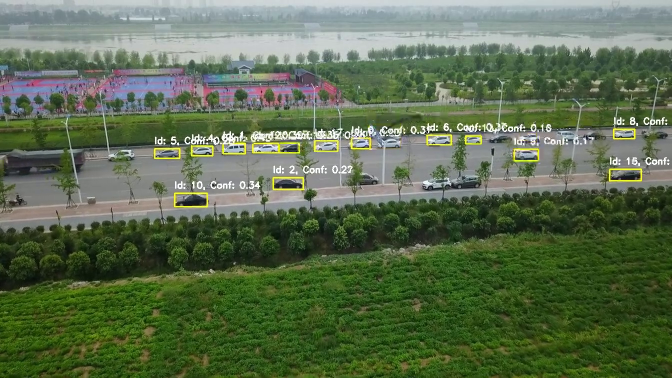
#> input picture frame 14 of uav0000003_00000_s_1.mp4, 1344 x 756 px, given in place of road2.mp4, which was not available (shown at 1/2 size)
$ python optical_flow.py
#> lines starting #> are read from the running program, lines starting #| are printed output that depends on the picture; pictures that were not available may be replaced by others from this repository, and a replacement may not be noted
import numpy as np
import cv2 as cv
import matplotlib.pyplot as plt
import os

def get_number_from_filename(filename):
    name = filename.split('.')[0]
    n = int(name)
    return n

def turn_imgs_into_video(imgs_folder, video_path):
    images = [img for img in os.listdir(imgs_folder) if img.endswith(".jpeg")]
    images.sort(key=get_number_from_filename)
    frame = cv.imread(os.path.join(imgs_folder, images[0]))
    height, width, layers = frame.shape

    fourcc = 0
    fps = 20.0
    video = cv.VideoWriter(video_path, fourcc, fps, (width,height))

    for image in images:
        video.write(cv.imread(os.path.join(imgs_folder, image)))
    video.release()
    delete_files(imgs_folder, images)

def delete_files(folder_path, filenames):
    for name in filenames:
        path = os.path.join(folder_path, name)
        os.remove(path)


cap = cv.VideoCapture('data/optical_flow/road2.mp4')

# params for ShiTomasi corner detection
feature_params = dict( maxCorners = 100,
                       qualityLevel = 0.3,
                       minDistance = 7,
                       blockSize = 7 )

# Parameters for lucas kanade optical flow
lk_params = dict( winSize  = (15, 15),
                  maxLevel = 2,
                  criteria = (cv.TERM_CRITERIA_EPS | cv.TERM_CRITERIA_COUNT, 10, 0.03))

# Create some random colors
color = np.random.randint(0, 255, (100, 3))

# Take first frame and find corners in it
ret, old_frame = cap.read()
#> old_frame is the input picture: shape (756, 1344, 3); mean B, G, R 78.1, 108.2, 91.3
old_gray = cv.cvtColor(old_frame, cv.COLOR_BGR2GRAY)
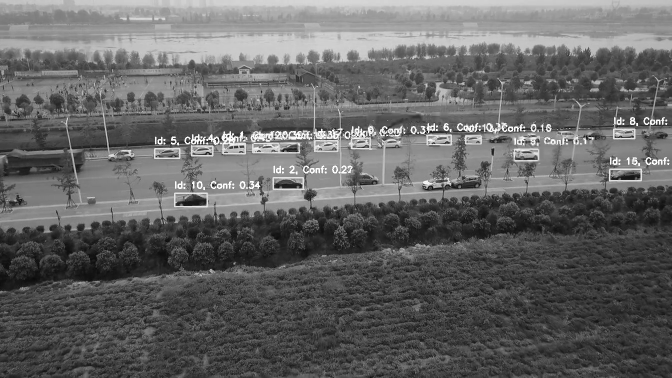
#> old_gray: shape (756, 1344) (shown at 1/2 size); min 0, max 255, mean 99.6
p0 = cv.goodFeaturesToTrack(old_gray, mask = None, **feature_params)
#> p0 = 100 rows, first 8: [397, 288], [349, 283], [1267, 244], [344, 278], [1021, 260], [405, 288], [385, 285], [1267, 237]

# Create a mask image for drawing purposes
mask = np.zeros_like(old_frame)
name = 0
while(1):
    ret, frame = cap.read()
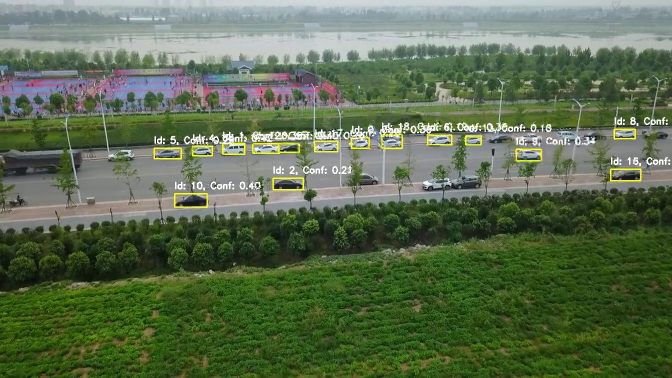
#> input picture frame 15 of uav0000003_00000_s_1.mp4, 1344 x 756 px, given in place of road2.mp4, which was not available (shown at 1/2 size)
#> frame is the input picture: shape (756, 1344, 3); mean B, G, R 78.4, 108.4, 91.6
    if not ret:
        print('No frames grabbed!')
        break

    frame_gray = cv.cvtColor(frame, cv.COLOR_BGR2GRAY)
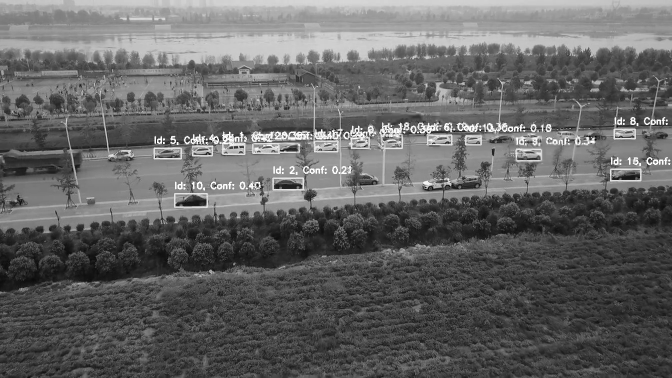
#> frame_gray: shape (756, 1344) (shown at 1/2 size); min 0, max 255, mean 99.9

    # calculate optical flow
    p1, st, err = cv.calcOpticalFlowPyrLK(old_gray, frame_gray, p0, None, **lk_params)
#> p1 = 100 rows, first 8: [396, 288], [348, 282], [1267.8, 244], [343, 277], [1021, 260], [404, 288.1], [383.9, 284.3], [1267.8, 237]; st = 100 values from 1 to 1; err = 100 values, max 70.37 at index 11, min 0.0326 at index 95, mean 19.18

    # Select good points
    if p1 is not None:
        good_new = p1[st==1]
#> good_new = 100 pairs, first value 310 to 1336, second value 237 to 410
        good_old = p0[st==1]
#> good_old = 100 pairs, first value 311 to 1334, second value 237 to 409

    # draw the tracks
    for i, (new, old) in enumerate(zip(good_new, good_old)):
        a, b = new.ravel()
        c, d = old.ravel()
        mask = cv.line(mask, (int(a), int(b)), (int(c), int(d)), color[i].tolist(), 2)
        frame = cv.circle(frame, (int(a), int(b)), 5, color[i].tolist(), -1)
#> this loop made 100 passes
#> (a, b, c, d) on passes 1 to 12: (396, 288, 397, 288), (348, 282, 349, 283), (1267.8, 244, 1267, 244), (343, 277, 344, 278), (1021, 260, 1021, 260), (404, 288.1, 405, 288), (383.9, 284.3, 385, 285), (1267.8, 237, 1267, 237), (317, 282, 318, 283), (410.9, 279.9, 412, 281), (401, 275.6, 402, 276), (774, 254.5, 774, 256)
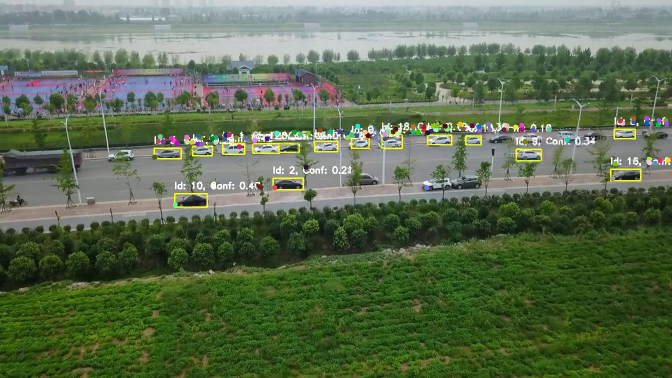
#> frame: shape (756, 1344, 3) (shown at 1/2 size); mean B, G, R 78.2, 108.1, 91.4
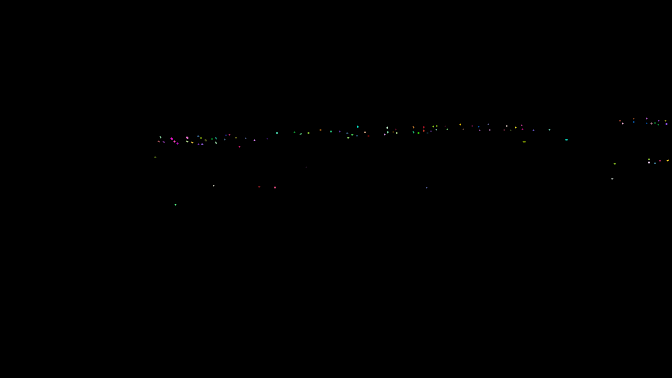
#> mask: shape (756, 1344, 3) (shown at 1/2 size); mean of channels 0, 1, 2 0.1, 0.1, 0.1; drawn as B, G, R
    img = cv.add(frame, mask)

    plt.imsave(f'data/optical_flow/{name}.jpeg', img)
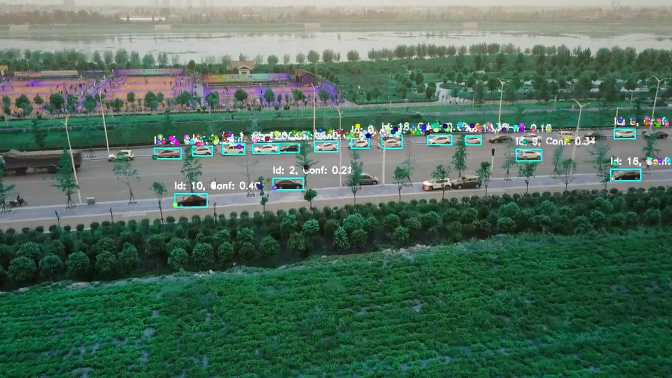
#> saved as 0.jpeg: shape (756, 1344, 3) (shown at 1/2 size); mean R, G, B 78.4, 108.1, 91.4
    # k = cv.waitKey(30) & 0xff
    # if k == 27:
    #     break

    # Now update the previous frame and previous points
    old_gray = frame_gray.copy()
    p0 = good_new.reshape(-1, 1, 2)
#> p0 has the same summary as p1
    name+=1

turn_imgs_into_video('data/optical_flow/', 'data/optical_flow/masked_road2.avi')

$ run again, starting later in the video
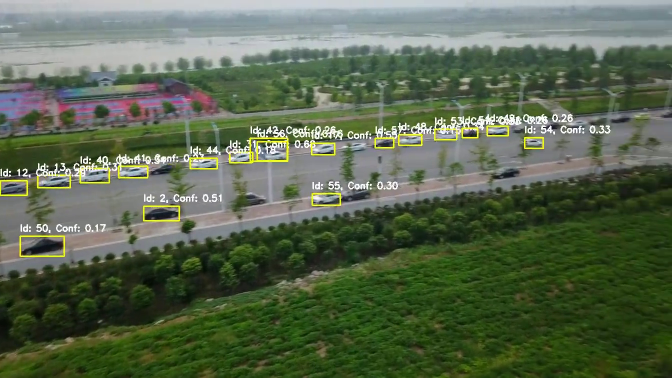
#> input picture frame 64 of uav0000003_00000_s_1.mp4, 1344 x 756 px, given in place of road2.mp4, which was not available (shown at 1/2 size)
#> old_frame is the input picture: shape (756, 1344, 3); mean B, G, R 78, 102.4, 89
#> `p0 = cv.goodFeaturesToTrack(old_gray, mask = None, **feature_params)`: p0 = 100 rows, first 8: [478, 294], [12, 344], [19, 347], [103, 344], [51, 340], [172, 325], [602, 259], [713, 272]
#> p1 = 100 rows, first 8: [465.1, 293.8], [12, 346], [19, 348.9], [102.8, 345.3], [51.02, 342], [156, 328.3], [615.5, 269.7], [700, 272.9]; st = 100 values from 1 to 1; err = 100 values, max 85.64 at index 28, min 0.96 at index 99, mean 40.33
#> good_new = 100 pairs, first value 12 to 1147, second value 227.1 to 458
#> good_old = 100 pairs, first value 12 to 1154, second value 231 to 453
#> the loop `for i, (new, old) in enumerate(zip(good_new, good_old)):` made 100 passes
#> (a, b, c, d) on passes 1 to 8: (465.1, 293.8, 478, 294), (12, 346, 12, 344), (19, 348.9, 19, 347), (102.8, 345.3, 103, 344), (51.02, 342, 51, 340), (156, 328.3, 172, 325), (615.5, 269.7, 602, 259), (700, 272.9, 713, 272)
#> after the loop `for i, (new, old) in enumerate(zip(good_new, good_old)):`:
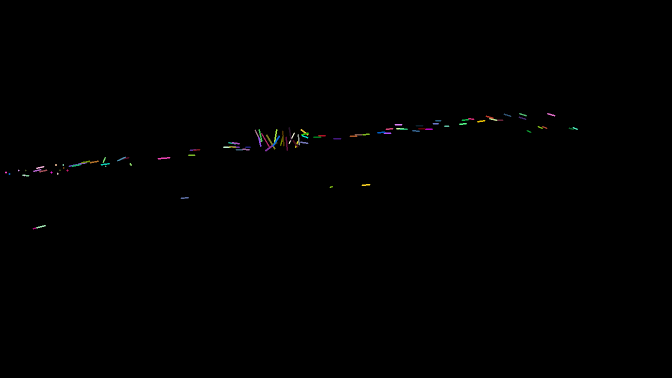
#> mask: shape (756, 1344, 3) (shown at 1/2 size); mean of channels 0, 1, 2 0.4, 0.5, 0.5; drawn as B, G, R
#> `plt.imsave(f'data/optical_flow/{name}.jpeg', img)`:
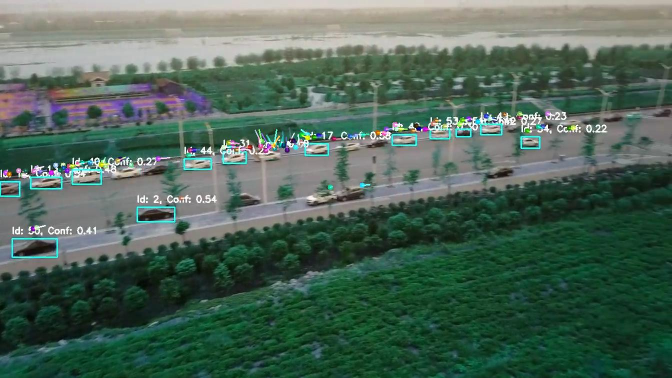
#> saved as 0.jpeg: shape (756, 1344, 3) (shown at 1/2 size); mean R, G, B 77.4, 101.3, 87.9
#> `p0 = good_new.reshape(-1, 1, 2)`: p0 has the same summary as p1

$ run again, starting later in the video
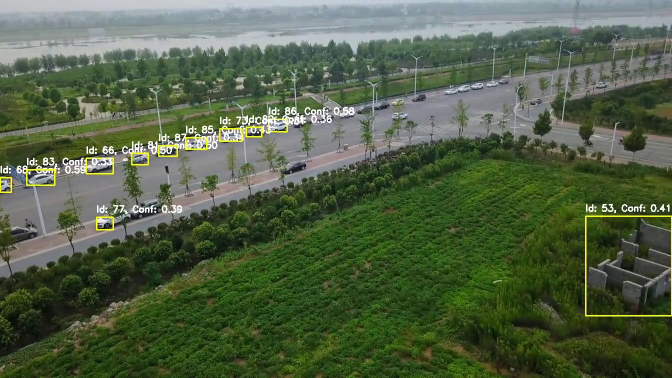
#> input picture frame 114 of uav0000003_00000_s_1.mp4, 1344 x 756 px, given in place of road2.mp4, which was not available (shown at 1/2 size)
#> old_frame is the input picture: shape (756, 1344, 3); mean B, G, R 69.9, 96.8, 82.2
#> `p0 = cv.goodFeaturesToTrack(old_gray, mask = None, **feature_params)`: p0 = 100 rows, first 8: [338, 304], [65, 322], [1273, 415], [1261, 420], [308, 418], [48, 337], [282, 290], [1307, 420]
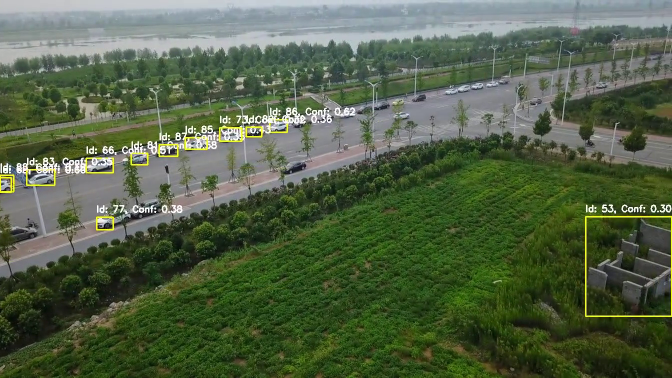
#> input picture frame 115 of uav0000003_00000_s_1.mp4, 1344 x 756 px, given in place of road2.mp4, which was not available (shown at 1/2 size)
#> frame is the input picture: shape (756, 1344, 3); mean B, G, R 70.3, 97.2, 82.7
#> p1 = 100 rows, first 8: [334.4, 304.3], [65, 322], [1273, 416], [1261, 421], [308, 418], [48.13, 332.8], [281.1, 290.1], [1307, 421]; st = 100 values from 1 to 1; err = 100 values, max 77.91 at index 57, min 0 at index 4, mean 14.86
#> good_new = 100 pairs, first value 11.87 to 1342, second value 218 to 631
#> good_old = 100 pairs, first value 12 to 1342, second value 217 to 630
#> the loop `for i, (new, old) in enumerate(zip(good_new, good_old)):` made 100 passes
#> (a, b, c, d) on passes 1 to 8: (334.4, 304.3, 338, 304), (65, 322, 65, 322), (1273, 416, 1273, 415), (1261, 421, 1261, 420), (308, 418, 308, 418), (48.13, 332.8, 48, 337), (281.1, 290.1, 282, 290), (1307, 421, 1307, 420)
#> `plt.imsave(f'data/optical_flow/{name}.jpeg', img)`:
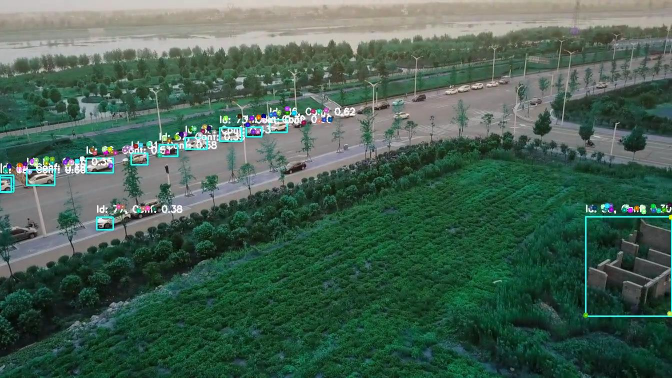
#> saved as 0.jpeg: shape (756, 1344, 3) (shown at 1/2 size); mean R, G, B 70.3, 96.9, 82.5
#> `p0 = good_new.reshape(-1, 1, 2)`: p0 has the same summary as p1
